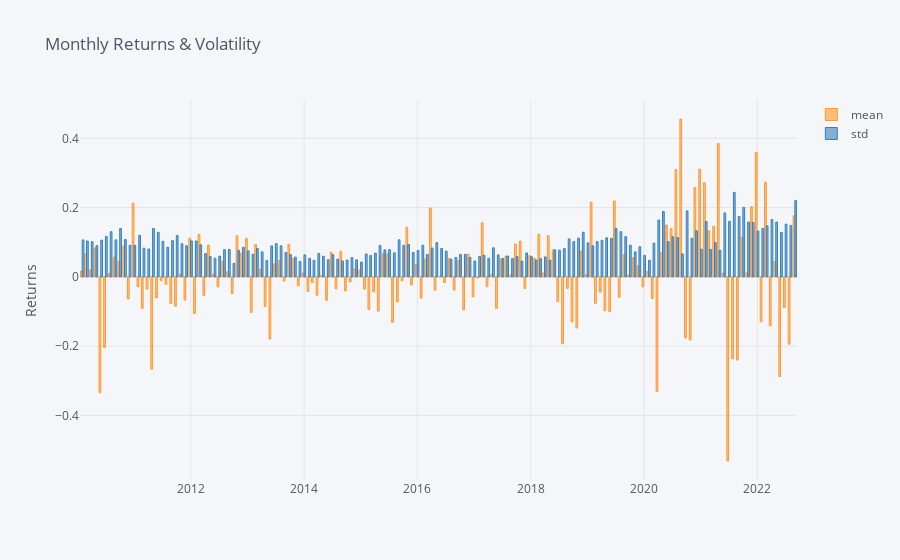

Notebook code for this chart:
### Code cell
annualized = returns.Returns.groupby(pd.Grouper(freq='M')).aggregate(['mean', 'std'])
annualized['mean'] = annualized['mean'] * 252/12
annualized['std'] = annualized['std'] * np.sqrt(252/12)
annualized.iplot(title='Monthly Returns & Volatility', yTitle='Returns', kind='bar')

### Figure 1 — Plotly figure (JSON) as saved in the notebook; plotly's stock layout.template omitted (floating-point values rounded to 4 significant figures; data arrays with more than 128 entries replaced by an {"elided": "..."} marker saying what was removed)
{"data": [{"marker": {"color": "rgba(255, 153, 51, 0.6)", "line": {"color": "rgba(255, 153, 51, 1.0)", "width": 1}}, "name": "mean", "orientation": "v", "text": "", "type": "bar", "x": {"elided": "152 str values"}, "y": {"elided": "152 float values"}}, {"marker": {"color": "rgba(55, 128, 191, 0.6)", "line": {"color": "rgba(55, 128, 191, 1.0)", "width": 1}}, "name": "std", "orientation": "v", "text": "", "type": "bar", "x": {"elided": "152 str values"}, "y": {"elided": "152 float values"}}], "layout": {"legend": {"bgcolor": "#F5F6F9", "font": {"color": "#4D5663"}}, "paper_bgcolor": "#F5F6F9", "plot_bgcolor": "#F5F6F9", "title": {"font": {"color": "#4D5663"}, "text": "Monthly Returns & Volatility"}, "xaxis": {"gridcolor": "#E1E5ED", "showgrid": true, "tickfont": {"color": "#4D5663"}, "title": {"font": {"color": "#4D5663"}, "text": ""}, "zerolinecolor": "#E1E5ED"}, "yaxis": {"gridcolor": "#E1E5ED", "showgrid": true, "tickfont": {"color": "#4D5663"}, "title": {"font": {"color": "#4D5663"}, "text": "Returns"}, "zerolinecolor": "#E1E5ED"}}}
